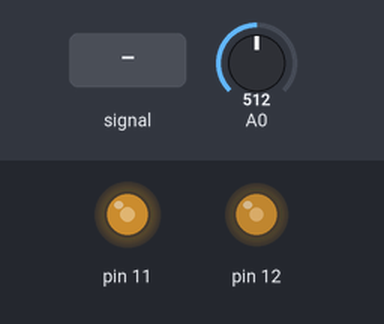
The sketch below on a simulated Arduino Mega 2560, built with avr-gcc and run on an emulated ATmega2560. On the bench: output pins drawn as LEDs (lit = HIGH). The test bench sets the inputs (shaded band); at power-on: A0 = 512.

Above: at 1.2 s.
1.3 s: A0 fed a 200 Hz sine of ±81 counts around its level
Timing chart, 0 to 1.8 s (numbered marks = the images above; inputs shaded):
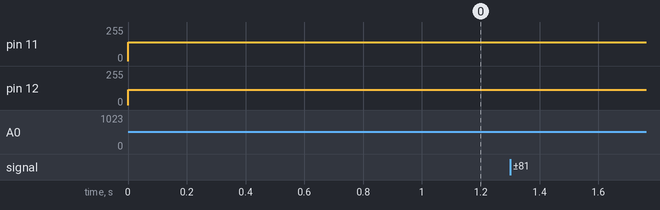

The sketch:

Exponential_Moving_Average.ino
```cpp
/*
  Ultrasonic Parametric Speaker for Arduino Mega

  This sketch generates a 40kHz PWM signal on Timer1 (pins 11 & 12)
  and modulates its duty cycle based on the analog input from A0 using
  modulation with an Exponential Moving Average (EMA) filter to reduce noise.

  In this method, the ADC reading (0-1023) is first smoothed using EMA, then
  mapped directly to the PWM duty cycle range (0 to PWM_OVERFLOW).

  The PWM carrier is generated using Timer1 in Fast PWM mode (mode 14)
  with ICR1 set to 399, yielding a 40kHz frequency.
*/

#include <Arduino.h>

#define PWM_OVERFLOW 399           // ICR1 value for 40kHz PWM

// Smoothing factor for the EMA (0.0 to 1.0). Lower values give more smoothing.
const float alpha = 0.8;
const float adc_scaling = 1.1;

// Global variables for debugging and filtering
volatile uint16_t adcVal = 0;      // Last ADC reading for debugging
volatile float filteredADC = 0.0;  // Filtered ADC value

// ADC Conversion Complete Interrupt Service Routine
ISR(ADC_vect) {
  uint16_t reading = ADC*adc_scaling;  // Get ADC reading (0-1023)

  // Apply Exponential Moving Average (EMA) filter:
  // filteredADC = filteredADC + alpha * (new_reading - filteredADC)
  filteredADC = filteredADC + alpha * (reading - filteredADC);

  // Map the filtered ADC value directly to the PWM duty cycle range (0 to PWM_OVERFLOW)
  // then subtract 1 to adjust the duty cycle.
  int16_t newDuty = map((uint16_t)filteredADC, 0, 1023, 0, PWM_OVERFLOW) - 1;

  // Clamp newDuty to the valid range [0, PWM_OVERFLOW]
  if (newDuty < 0)
    newDuty = 0;
  if (newDuty > PWM_OVERFLOW)
    newDuty = PWM_OVERFLOW;

  // Update PWM duty cycle on both channels (pins 11 and 12)
  OCR1A = newDuty;
  OCR1B = newDuty;

  adcVal = reading;  // Save raw ADC reading for debugging (optional)
}

// Setup Timer1 for 40kHz PWM output on pins 11 (OC1A) and 12 (OC1B)
void setupTimer1PWM() {
  // Set PWM output pins as outputs
  pinMode(11, OUTPUT);
  pinMode(12, OUTPUT);

  // Stop Timer1 before configuring
  TCCR1A = 0;
  TCCR1B = 0;
  TCNT1 = 0;

  // Configure Timer1 for Fast PWM, mode 14 (WGM13:0 = 14, using ICR1 as TOP)
  TCCR1A = (1 << WGM11);
  TCCR1B = (1 << WGM13) | (1 << WGM12);

  // Set non-inverting mode for OC1A (pin 11)
  TCCR1A |= (1 << COM1A1);

  // For OC1B (pin 12), set inverting mode to provide a complementary output
  TCCR1A |= (1 << COM1B1) | (1 << COM1B0);

  // Start Timer1 with no prescaler (CS10 = 1)
  TCCR1B |= (1 << CS10);

  // Set TOP value for 40kHz PWM frequency
  ICR1 = PWM_OVERFLOW;

  // Initialize duty cycle to 50%
  OCR1A = PWM_OVERFLOW / 2;
  OCR1B = PWM_OVERFLOW / 2;
}

// Setup the ADC in free running mode on A0
void setupADC() {
  // Select AVcc as reference and choose channel A0 (MUX[3:0]=0)
  ADMUX = (1 << REFS0);

  // Enable ADC, Auto Trigger, and ADC Interrupt
  // Set prescaler to 128 for a 125kHz ADC clock (~9.6kHz sampling rate)
  ADCSRA = (1 << ADEN) | (1 << ADATE) | (1 << ADIE)
         | (1 << ADPS2) | (1 << ADPS1) | (1 << ADPS0);

  // Start the first conversion; subsequent conversions will start automatically.
  ADCSRA |= (1 << ADSC);
}

void setup() {
  cli();              // Disable interrupts during setup
  setupTimer1PWM();   // Configure Timer1 for ultrasonic PWM
  setupADC();         // Configure the ADC for free running mode
  sei();              // Re-enable interrupts
}

void loop() {
  // The loop is empty because all modulation happens in the ADC ISR.
}
```
